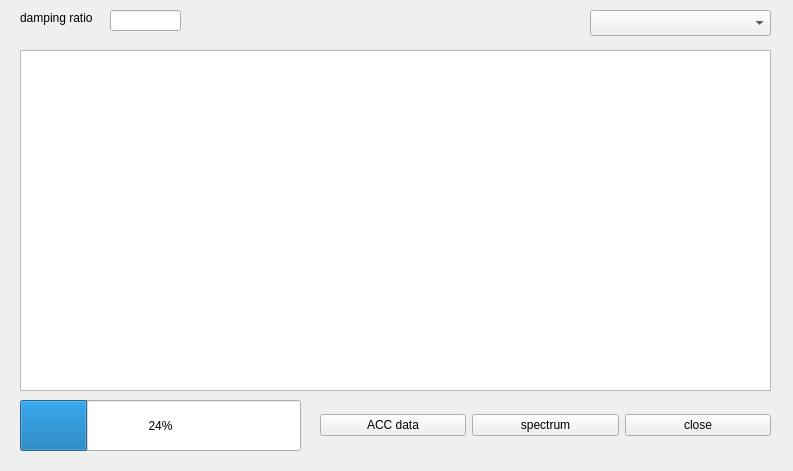
<?xml version="1.0" encoding="UTF-8"?>
<ui version="4.0">
 <class>Form</class>
 <widget class="QWidget" name="Form">
  <property name="geometry">
   <rect>
    <x>0</x>
    <y>0</y>
    <width>793</width>
    <height>471</height>
   </rect>
  </property>
  <property name="windowTitle">
   <string>Form</string>
  </property>
  <widget class="QTextEdit" name="textEdit">
   <property name="geometry">
    <rect>
     <x>20</x>
     <y>50</y>
     <width>751</width>
     <height>341</height>
    </rect>
   </property>
  </widget>
  <widget class="QWidget" name="horizontalLayoutWidget">
   <property name="geometry">
    <rect>
     <x>320</x>
     <y>400</y>
     <width>451</width>
     <height>51</height>
    </rect>
   </property>
   <layout class="QHBoxLayout" name="horizontalLayout">
    <item>
     <widget class="QPushButton" name="pushButton">
      <property name="text">
       <string>ACC data</string>
      </property>
     </widget>
    </item>
    <item>
     <widget class="QPushButton" name="pushButton_2">
      <property name="text">
       <string>spectrum</string>
      </property>
     </widget>
    </item>
    <item>
     <widget class="QPushButton" name="pushButton_3">
      <property name="text">
       <string>close</string>
      </property>
     </widget>
    </item>
   </layout>
  </widget>
  <widget class="QComboBox" name="comboBox">
   <property name="geometry">
    <rect>
     <x>590</x>
     <y>10</y>
     <width>181</width>
     <height>26</height>
    </rect>
   </property>
  </widget>
  <widget class="QLineEdit" name="lineEdit">
   <property name="geometry">
    <rect>
     <x>110</x>
     <y>10</y>
     <width>71</width>
     <height>21</height>
    </rect>
   </property>
  </widget>
  <widget class="QLabel" name="label">
   <property name="geometry">
    <rect>
     <x>20</x>
     <y>10</y>
     <width>91</width>
     <height>16</height>
    </rect>
   </property>
   <property name="text">
    <string>damping ratio</string>
   </property>
  </widget>
  <widget class="QProgressBar" name="progressBar">
   <property name="geometry">
    <rect>
     <x>20</x>
     <y>400</y>
     <width>281</width>
     <height>51</height>
    </rect>
   </property>
   <property name="value">
    <number>24</number>
   </property>
  </widget>
 </widget>
 <resources/>
 <connections/>
</ui>
